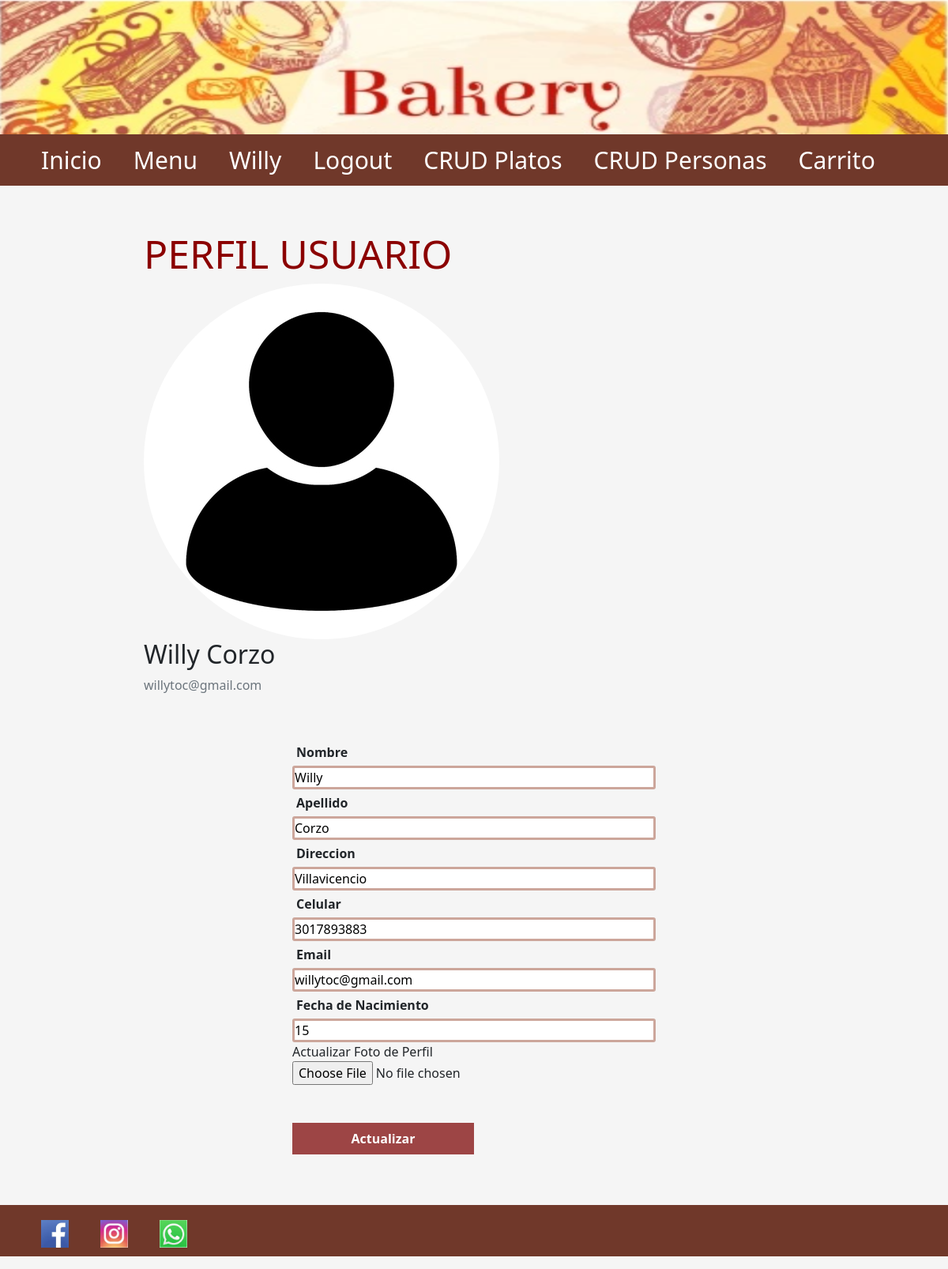
The app's page /Perfil (signed in) with its own data.
### panaderia/models.py (models this page shows, shortened)
class Personas(db.Model, UserMixin):
    __tablename__ = 'personas'
    id = db.Column(db.Integer, primary_key=True)
    nombre = db.Column(db.String(200), nullable=True)
    apellido = db.Column(db.String(200), nullable=True)
    direccion = db.Column(db.String(200))
    celular = db.Column(db.Integer, nullable=True)
    email = db.Column(db.String(200), nullable=True)
    fechanacimiento = db.Column(db.String(200))
    nombreimagenpersona = db.Column(db.String(20), nullable=False, default='default.jpg')
    idrol = db.Column(db.Integer, db.ForeignKey('roles.idrol'))
    rol = db.relationship('Roles', backref=backref('personas', lazy='dynamic'))
    password_hash = db.Column(db.String(200), nullable=True)
    @property
    def password(self):
        raise AttributeError('password: write-only field')

### panaderia/views.py (the view)
@app.route('/Perfil', methods=['GET', 'POST'])
@login_required
def perfil():
    form = ActualizacionForm()
    if form.fotopersona.data:
        picture_file = save_picture(form.fotopersona.data)
        current_user.nombreimagenpersona = picture_file
        current_user.nombre = form.nombre.data
        current_user.apellido = form.apellido.data
        current_user.direccion = form.direccion.data
        current_user.celular = form.celular.data
        current_user.email = form.email.data
        current_user.fechanacimiento = form.fechanacimiento.data
        db.session.commit()
        flash('Tu Perfil ha sido Actualizado', 'success')
        return redirect(url_for('perfil'))
    elif request.method == 'GET':
        form.nombre.data = current_user.nombre
        form.apellido.data = current_user.apellido
        form.direccion.data = current_user.direccion
        form.email.data = current_user.email
        form.celular.data = current_user.celular
        form.fechanacimiento.data = current_user.fechanacimiento
    nombreimagenpersona = url_for('static', filename='fotosperfil/' + current_user.nombreimagenpersona)
    return render_template('perfil.html', image_file=nombreimagenpersona, form = form)

### panaderia/forms.py (shortened to what this page needs)
class ActualizacionForm(FlaskForm):
    nombre = StringField('Nombre', validators=[DataRequired(), Length(min=2, max=50)])
    apellido = StringField('Apellido', validators=[DataRequired(), Length(min=2, max=50)])
    fotopersona = FileField('Actualizar Foto de Perfil', validators=[FileAllowed(['jpg', 'png'])])
    direccion = StringField('Direccion', validators=[DataRequired()])
    email = StringField('Email', validators=[DataRequired(), Email()])
    fechanacimiento = StringField(
        'Fecha de Nacimiento', validators=[DataRequired()])
    celular = StringField('Celular', validators=[
                          DataRequired(), Length(min=10, max=10)])
    idrol = StringField('Rol', validators=[DataRequired()])
    submit = SubmitField('Actualizar')

### panaderia/models.py (called while the page is built)
@login_manager.user_loader
def cargarpersona(id):
    return Personas.query.get(int(id))

### panaderia/templates/Perfil.html (shortened to what this page needs)
{% extends './layout.html' %} {% block title %} Perfil Usuario {% endblock %} {%
block body %}
<main role="main" class="container">
  <div class="row">
    <div class="col-md-8">
      <h1>PERFIL USUARIO</h1>
        <div class="content-section">
          <div class="media">
            <img class="rounded-circle account-img" src="{{ image_file }}" />
            <div class="media-body">
            <h2 class="account-heading">{{ current_user.nombre + " " +current_user.apellido }}</h2>
            <p class="text-secondary">{{ current_user.email }}</p>
    </div>
  </div>
      </div>
    </div>
  </div>
</main>
  <form method="POST" class="formulario" action="">
    {{form.hidden_tag()}} {{form.nombre.label(class="label-formulario")}} {% if
    form.nombre.errors%} {{form.nombre(class="input-formulario is-invalid")}}
    <div class="invalid-feedback">
      {%for error in form.nombre.errors%}
      <span>{{error}}</span>
      {%endfor%}
    </div>
    {% else %} {{form.nombre(class="input-formulario")}} {% endif %}
    {{form.apellido.label(class="label-formulario")}}
    {{form.apellido(class="input-formulario")}}
    {{form.direccion.label(class="label-formulario")}}
    {{form.direccion(class="input-formulario")}}
    {{form.celular.label(class="label-formulario")}} {% if form.celular.errors%}
    {{form.celular(class="input-formulario is-invalid")}}
    <div class="invalid-feedback">
      {%for error in form.celular.errors%}
      <span>{{error}}</span>
      {%endfor%}
    </div>
    {% else %} {{form.celular(class="input-formulario")}} {% endif %}
    {{form.email.label(class="label-formulario")}}
    {{form.email(class="input-formulario")}}
    {{form.fechanacimiento.label(class="label-formulario")}}
    {{form.fechanacimiento(class="input-formulario")}}
     <div class="form-group">
        {{ form.fotopersona.label() }}
        {{ form.fotopersona(class="form-control-file") }}
    </div>
    <br /><br />
    {{form.submit(class="botones")}}
    <br /><br />
  </form>
        </div>
  {% endblock %}

### panaderia/templates/layout.html (shortened to what this page needs)
<!DOCTYPE html>
<html lang="en">
<head>
    <link href="https://cdn.jsdelivr.net/npm/bootstrap@5.1.3/dist/css/bootstrap.min.css" rel="stylesheet">
    <link rel='stylesheet' href="{{url_for('static', filename='css/layout.css')}}" />
</head>
<header>
    <img src="{{url_for('static', filename='imagenes/bakery4.png')}}" alt="Banner Horizontal" width="100%" height="170px" />
</header>
<div>
    <nav>
        <ul>
            <li><a href="{{url_for('index')}}">Inicio</a></li>
            <li><a href="{{url_for('menu')}}">Menu</a></li>
            {% if current_user.is_authenticated %}
                <li><a href="{{url_for('perfil')}}">{{current_user.nombre}}</a></li>
                <li><a href="{{url_for('logout')}}">Logout</a></li>
                {% if current_user.idrol==2 %}
                    <li><a href="{{url_for('crearplatos')}}">CRUD Platos</a></li>
                    <li><a href="{{url_for('dashboard')}}">CRUD Personas</a></li>
                {% endif %}
            {% else %}
                <li><a href="{{url_for('registro')}}">Registro</a></li>
                <li><a href="{{url_for('login')}}">Login</a></li>
            {% endif %}
            <li><a href="/Carrito">Carrito</a></li>
        </ul>
    </nav>
    <body>
    <main>
    {% block body %} {% endblock %}
    </body>
    <footer>
        <div>
            <ul class="horizontal-list" aling="rigth">
                <li>
                    <a><img src="{{url_for('static', filename='imagenes/facebookicono.png')}}" width="35" height="35" class="x-footer-social-icons facebook" align="center"></a>
                </li>
                <li>
                    <a><img src="{{url_for('static', filename='imagenes/instagramIco.PNG')}}" width="35" height="35" class="x-footer-social-icons facebook" align='center'></a>
                </li>
                <li>
                    <a><img src="{{url_for('static', filename='imagenes/whatsappIco.png')}}" width="35" height="35" class="x-footer-social-icons facebook" align='center'></a>
                </li>
            </ul>
        </div>
    </footer>
</html>

### panaderia/static/css/layout.css (style rules this page uses)
* { margin: 0; padding: 0; font-style: Ginebra; }
main { max-width: 900px; width: 90%; margin: auto; padding: 20px; }
h1 { color: darkred; font-style: Ginebra; }
ul { list-style-type: none; background-color: #70382a; overflow: hidden; }
li { float: left; font-size: 30px; }
li a { display: block; color: white; padding-left: 20px; padding-right: 20px; padding-top: 10px; padding-bottom: 10px; text-decoration: none; text-align: center; }
h1 { text-align: left; font-size: 50px; }
.formulario { max-width: 500px; width: 90%; margin: auto; padding: 20px; }
.label-formulario { display: block; font-weight: 700; padding: 5px; cursor: pointer; }
.input-formulario { width: 100%; border: 3px solid transparent; height: 30px; line-height: 30px; border-color: #cca69b; border-radius: 3px; }
.botones { width: 50%; height: 40px; line-height: 40px; border: none; font-weight: bold; background-color: #9d4545; color: white; }

### panaderia/templates/layout.html (style rules this page uses)
body { background-color: whitesmoke; animation-direction: normal; }

### records on screen
Personas: nombre "Willy", nombre+apellido "Willy Corzo", email "willytoc@gmail.com", apellido "Corzo", direccion "Villavicencio", celular "3017893883", fechanacimiento "15"
